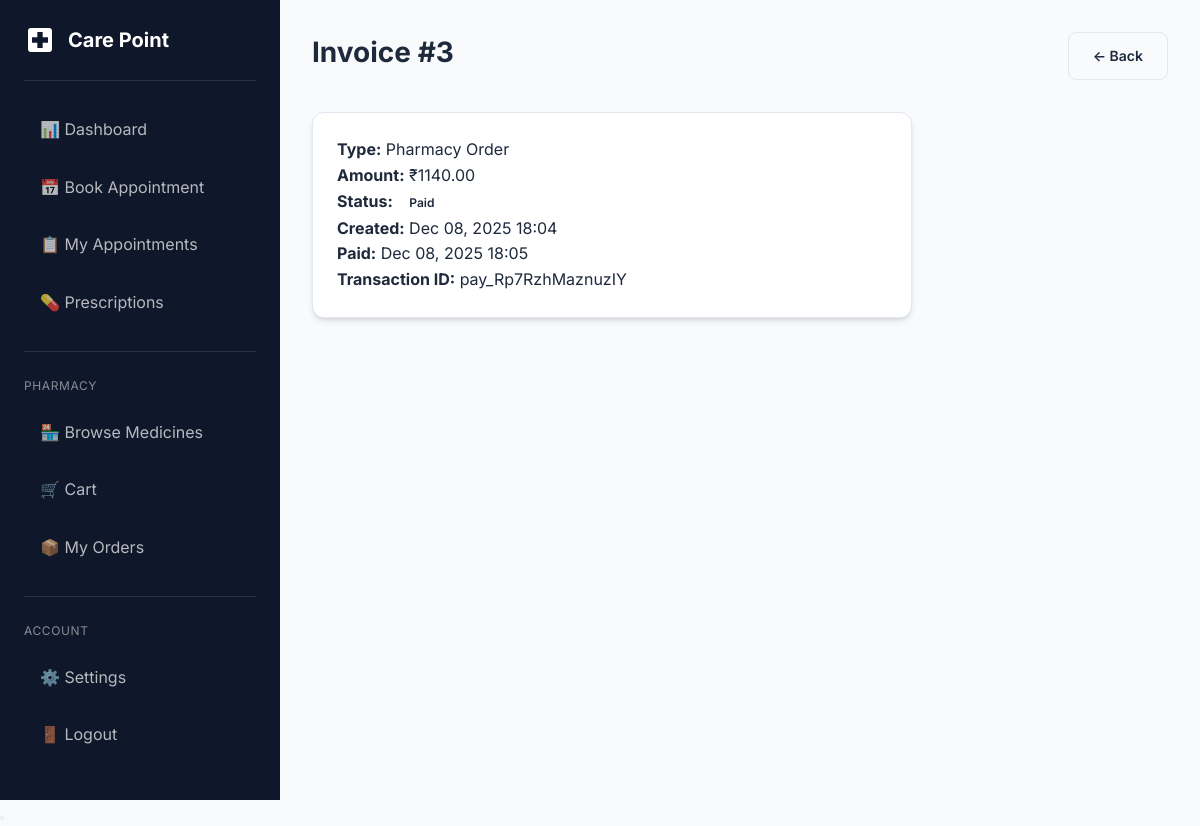
The app's page /billing/invoices/3/ (signed in) with its own data.
### billing/models.py (models this page shows, shortened)
class Invoice(models.Model):
    class InvoiceType(models.TextChoices):
        APPOINTMENT = 'appointment', 'Appointment'
        PHARMACY = 'pharmacy', 'Pharmacy Order'
    class Status(models.TextChoices):
        UNPAID = 'unpaid', 'Unpaid'
        PAID = 'paid', 'Paid'
        REFUNDED = 'refunded', 'Refunded'
        FAILED = 'failed', 'Failed'
    patient = models.ForeignKey(
        'patients.PatientProfile',
        on_delete=models.CASCADE,
        related_name='invoices'
    )
    invoice_type = models.CharField(
        max_length=20,
        choices=InvoiceType.choices
    )
    appointment = models.ForeignKey(
        'appointments.Appointment',
        on_delete=models.SET_NULL,
        null=True,
        blank=True,
        related_name='invoices'
    )
    pharmacy_order = models.ForeignKey(
        'pharmacy.PharmacyOrder',
        on_delete=models.SET_NULL,
        null=True,
        blank=True,
        related_name='invoices'
    )
    amount = models.DecimalField(max_digits=10, decimal_places=2)
    status = models.CharField(
        max_length=20,
        choices=Status.choices,
        default=Status.UNPAID
    )
    razorpay_order_id = models.CharField(max_length=100, blank=True, null=True)
    razorpay_payment_id = models.CharField(max_length=100, blank=True, null=True)
    razorpay_signature = models.CharField(max_length=200, blank=True, null=True)
    paid_at = models.DateTimeField(null=True, blank=True)
    created_at = models.DateTimeField(auto_now_add=True)
    updated_at = models.DateTimeField(auto_now=True)
    class Meta:
        ordering = ['-created_at']

### billing/views.py (the view)
# urls.py: path('invoices/<int:pk>/', views.invoice_detail, name='invoice_detail'),
@patient_required
def invoice_detail(request, pk):
    patient = request.user.patient_profile
    invoice = get_object_or_404(Invoice, pk=pk, patient=patient)
    context = {
        'invoice': invoice,
    }
    return render(request, 'billing/invoice_detail.html', context)

### accounts/models.py (called while the page is built)
    @property
    def is_patient(self):
        return self.role == self.Role.PATIENT

    @property
    def is_admin_user(self):
        return self.role == self.Role.ADMIN or self.is_superuser

### templates/billing/invoice_detail.html (shortened to what this page needs)
{% extends 'base.html' %}
{% load static %}
{% block extra_css %}
        <link rel="stylesheet" href="{% static 'css/style.css' %}">
    {% endblock %}
{% block content %}
<div class="dashboard-layout">
    {% include 'includes/sidebar.html' %}
    <main class="main-content">
        <div class="page-header">
            <h1 class="page-title">Invoice #{{ invoice.pk }}</h1>
            <a href="{% url 'billing:invoice_list' %}" class="btn btn-secondary">← Back</a>
        </div>
        <div class="card" style="max-width: 600px;">
            <div class="card-body">
                <p><strong>Type:</strong> {{ invoice.get_invoice_type_display }}</p>
                <p><strong>Amount:</strong> ₹{{ invoice.amount }}</p>
                <p><strong>Status:</strong> <span class="badge badge-{{ invoice.status }}">{{ invoice.get_status_display }}</span></p>
                <p><strong>Created:</strong> {{ invoice.created_at|date:"M d, Y H:i" }}</p>
                {% if invoice.paid_at %}<p><strong>Paid:</strong> {{ invoice.paid_at|date:"M d, Y H:i" }}</p>{% endif %}
                {% if invoice.razorpay_payment_id %}<p><strong>Transaction ID:</strong> {{ invoice.razorpay_payment_id }}</p>{% endif %}
            </div>
        </div>
    </main>
</div>
{% endblock %}

### static/css/style.css (style rules this page uses)
:root { --primary-color: #2563eb; --primary-dark: #1d4ed8; --primary-light: #3b82f6; --secondary-color: #0891b2; --accent-color: #06b6d4; --success-color: #10b981; --warning-color: #f59e0b; --danger-color: #ef4444; --info-color: #6366f1; --bg-primary: #f8fafc; --bg-secondary: #ffffff; --bg-dark: #1e293b; --bg-darker: #0f172a; --text-primary: #1e293b; --text-secondary: #64748b; --text-light: #94a3b8; --text-white: #ffffff; --border-color: #e2e8f0; --shadow-sm: 0 1px 2px 0 rgb(0 0 0 / 0.05); --shadow-md: 0 4px 6px -1px rgb(0 0 0 / 0.1), 0 2px 4px -2px rgb(0 0 0 / 0.1); --shadow-lg: 0 10px 15px -3px rgb(0 0 0 / 0.1), 0 4px 6px -4px rgb(0 0 0 / 0.1); --shadow-xl: 0 20px 25px -5px rgb(0 0 0 / 0.1), 0 8px 10px -6px rgb(0 0 0 / 0.1); --radius-sm: 0.375rem; --radius-md: 0.5rem; --radius-lg: 0.75rem; --radius-xl: 1rem; --transition: all 0.3s ease; }
* { margin: 0; padding: 0; box-sizing: border-box; }
body { font-family: 'Inter', -apple-system, BlinkMacSystemFont, 'Segoe UI', Roboto, sans-serif; background-color: var(--bg-primary); color: var(--text-primary); line-height: 1.6; }
h1, h2, h3, h4, h5, h6 { font-weight: 600; line-height: 1.3; margin-bottom: 0.5rem; }
h1 { font-size: 2.25rem; }
a { color: var(--primary-color); text-decoration: none; transition: var(--transition); }
.btn { display: inline-flex; align-items: center; justify-content: center; gap: 0.5rem; padding: 0.75rem 1.5rem; font-size: 0.875rem; font-weight: 600; border-radius: var(--radius-md); border: none; cursor: pointer; transition: var(--transition); text-decoration: none; }
.btn-secondary { background: var(--bg-primary); color: var(--text-primary); border: 1px solid var(--border-color); }
.card { background: var(--bg-secondary); border-radius: var(--radius-lg); box-shadow: var(--shadow-md); border: 1px solid var(--border-color); overflow: hidden; transition: var(--transition); }
.card-body { padding: 1.5rem; }
.badge { display: inline-flex; align-items: center; padding: 0.25rem 0.75rem; font-size: 0.75rem; font-weight: 600; border-radius: 9999px; text-transform: capitalize; }
.dashboard-layout { display: flex; min-height: 100vh; }
.main-content { flex: 1; margin-left: 280px; padding: 2rem; }
.page-header { display: flex; justify-content: space-between; align-items: center; margin-bottom: 2rem; }
.page-title { font-size: 1.75rem; font-weight: 700; }

### records on screen
Invoice: pk "3", invoice_type "Pharmacy Order", amount "1140.00", status "Paid", created_at "Dec 08, 2025 18:04", paid_at "Dec 08, 2025 18:05", razorpay_payment_id "pay_Rp7RzhMaznuzIY"
